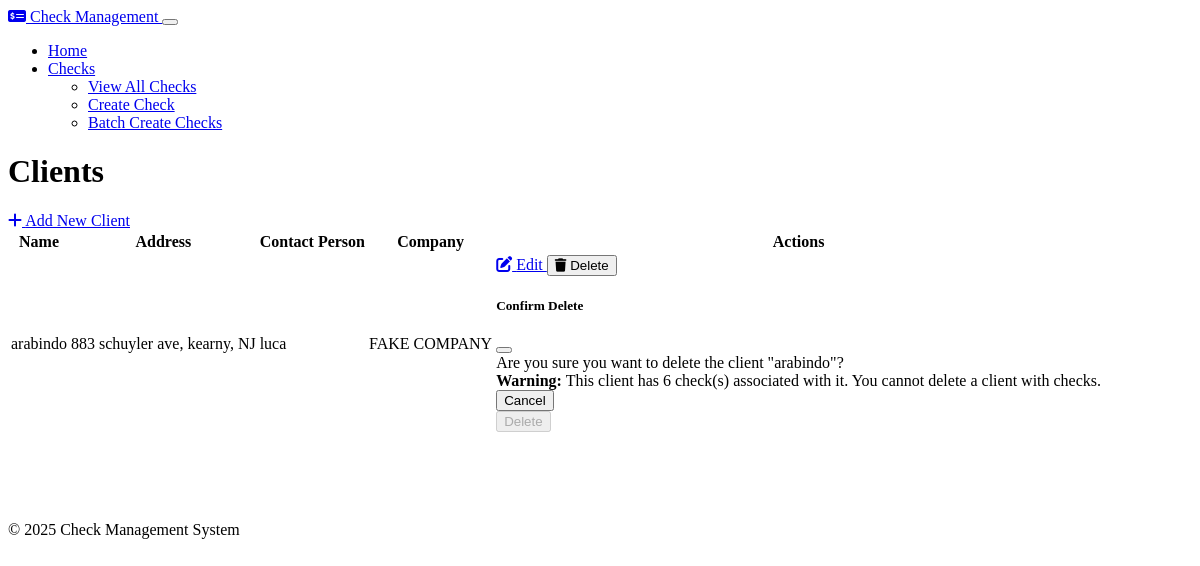
The app's page /clients with its own data.
### models.py (models this page shows, shortened)
class CompanyClient(db.Model):
    id = db.Column(db.Integer, primary_key=True)
    name = db.Column(db.String(100), nullable=False)
    address = db.Column(db.String(200), nullable=False)
    contact_person = db.Column(db.String(100))
    contact_email = db.Column(db.String(100))
    contact_phone = db.Column(db.String(20))
    company_id = db.Column(db.Integer, db.ForeignKey('company.id'), nullable=False)

class Company(db.Model):
    id = db.Column(db.Integer, primary_key=True)
    name = db.Column(db.String(100), nullable=False)
    address = db.Column(db.String(200), nullable=False)
    logo = db.Column(db.Text, nullable=True)  # Store as base64 encoded string
    default_bank_id = db.Column(db.Integer, db.ForeignKey('bank.id'), nullable=True)
    employees = db.relationship('Employee', backref='company', lazy=True, cascade="all, delete-orphan")
    checks = db.relationship('Check', backref='company', lazy=True, cascade="all, delete-orphan")
    clients = db.relationship('CompanyClient', backref='company', lazy=True, cascade="all, delete-orphan")
    default_bank = db.relationship('Bank', backref='companies')

### routes.py (the view)
    @app.route('/clients')
    def clients_index():
        clients = CompanyClient.query.all()
        return render_template('clients/index.html', clients=clients)

### templates/clients/index.html
{% extends 'layout.html' %}
{% block content %}
<div class="d-flex justify-content-between align-items-center mb-4">
    <h1>Clients</h1>
    <a href="{{ url_for('clients_create') }}" class="btn btn-primary">
        <i class="fas fa-plus me-1"></i> Add New Client
    </a>
</div>
{% if clients %}
    <div class="table-responsive">
        <table class="table table-hover">
            <thead>
                <tr>
                    <th>Name</th>
                    <th>Address</th>
                    <th>Contact Person</th>
                    <th>Company</th>
                    <th>Actions</th>
                </tr>
            </thead>
            <tbody>
                {% for client in clients %}
                    <tr>
                        <td>{{ client.name }}</td>
                        <td>{{ client.address }}</td>
                        <td>{{ client.contact_person }}</td>
                        <td>{{ client.company.name }}</td>
                        <td>
                            <div class="btn-group" role="group">
                                <a href="{{ url_for('clients_edit', id=client.id) }}" class="btn btn-sm btn-secondary">
                                    <i class="fas fa-edit"></i> Edit
                                </a>
                                <button type="button" class="btn btn-sm btn-danger" data-bs-toggle="modal" data-bs-target="#deleteModal{{ client.id }}">
                                    <i class="fas fa-trash"></i> Delete
                                </button>
                            </div>
                            <div class="modal fade" id="deleteModal{{ client.id }}" tabindex="-1" aria-labelledby="deleteModalLabel{{ client.id }}" aria-hidden="true">
                                <div class="modal-dialog">
                                    <div class="modal-content">
                                        <div class="modal-header">
                                            <h5 class="modal-title" id="deleteModalLabel{{ client.id }}">Confirm Delete</h5>
                                            <button type="button" class="btn-close" data-bs-dismiss="modal" aria-label="Close"></button>
                                        </div>
                                        <div class="modal-body">
                                            Are you sure you want to delete the client "{{ client.name }}"?
                                            {% if client.checks %}
                                                <div class="alert alert-warning mt-2">
                                                    <strong>Warning:</strong> This client has {{ client.checks|length }} check(s) associated with it. You cannot delete a client with checks.
                                                </div>
                                            {% endif %}
                                        </div>
                                        <div class="modal-footer">
                                            <button type="button" class="btn btn-secondary" data-bs-dismiss="modal">Cancel</button>
                                            <form action="{{ url_for('clients_delete', id=client.id) }}" method="post">
                                                <button type="submit" class="btn btn-danger" {% if client.checks %}disabled{% endif %}>Delete</button>
                                            </form>
                                        </div>
                                    </div>
                                </div>
                            </div>
                        </td>
                    </tr>
                {% endfor %}
            </tbody>
        </table>
    </div>
{% else %}
    <div class="alert alert-info">
        <i class="fas fa-info-circle me-2"></i> No clients found. Please add a client to get started.
    </div>
{% endif %}
{% endblock %}

### static/css/custom.css (style rules this page uses)
.btn-group .btn { transition: all 0.2s ease; }
.table th { font-weight: 600; }

### records on screen
CompanyClient: name "arabindo", address "883 schuyler ave, kearny, NJ", contact_person "luca", company.name "FAKE COMPANY", checks|length "6"
